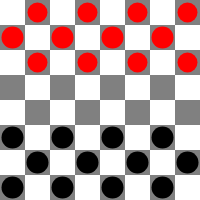
Frame 1 (no input)
Frame 60 (no input): identical to frame 1, image omitted
Frame 120 (the mouse pressed at the canvas centre since frame 60): identical to frame 1, image omitted

The p5.js sketch that drew this single still picture (run headless with seeded random() and noise() and a simulated clock; from frame 60 on, the mouse is pressed at the canvas centre):

// p5.js sketch
// ── sketch.js
// チェッカー
function setup() {
    createCanvas(200, 200);
    background('white');
}

function draw(){
  const step = 25; //各ブロックの間隔

  for (let y = 0; y <= height; y += step) {
    if(y % (step*2) == 0){  // y の値が (step*2) で割り切れる時
      for (let x = step ; x <= width; x += step*2) {
        noStroke();
        fill('gray');
        rect(x, y, step, step);
      }
    }else{　 // y の値が (step*2) で割り切れない時
      for (let x = 0; x <= width; x += step*2) {
        noStroke();
        fill('gray');
        rect(x, y, step, step);
      }
    }
  }

  for (let y = 12.5; y <= 75; y += step) {
    if(y % 37.5 != 0){  // y の値が (step*2) で割り切れる時
      for (let x = 37.5 ; x <= width; x += step*2) {
        noStroke();
        fill('red');
        circle(x, y, 20 );
      }
    }else{　 // y の値が (step*2) で割り切れない時
      for (let x = 12.5; x <= width; x += step*2) {
        noStroke();
        fill('red');
        circle(x, y, 22 );
      }
    }
  }

    for (let y = 137.5; y <= height; y += step) {
    if(y % 162.5 == 0){  // y の値が (step*2) で割り切れる時
      for (let x = 37.5 ; x <= width; x += step*2) {
        noStroke();
        fill('black');
        circle(x, y, 22 );
      }
    }else{　 // y の値が (step*2) で割り切れない時
      for (let x = 12.5; x <= width; x += step*2) {
        noStroke();
        fill('black');
        circle(x, y, 22 );
      }
    }
  }
}
